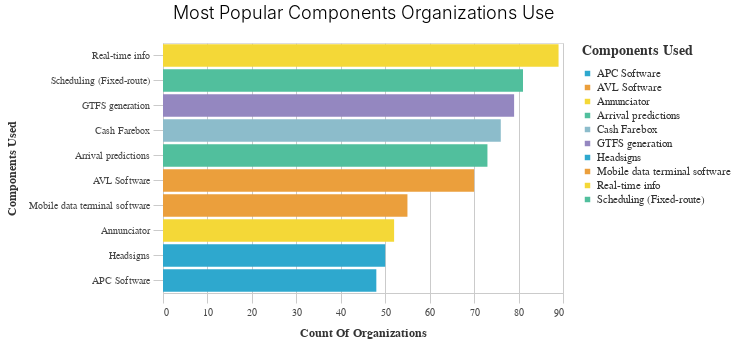

The notebook cell saved with this chart:
### Code cell
utils.basic_bar_chart(
    most_used_comps,
    "Count of Organizations",
    "Components Used",
    "Components Used",
    "Most Popular Components Organizations Use",
)

### Figure 1 — Vega-Lite specification as saved in the notebook (floating-point values rounded to 4 significant figures)
{"config": {"view": {"continuousWidth": 400, "continuousHeight": 300}, "axis": {"domainColor": "#cbcbcb", "grid": true, "gridColor": "#cbcbcb", "gridWidth": 1, "labelColor": "#474747", "labelFont": "Nunito Sans", "labelFontSize": 10, "labelPadding": 4, "tickColor": "#cbcbcb", "tickSize": 10, "titleColor": "#333", "titleFont": "Raleway", "titleFontSize": 12, "titlePadding": 10}, "axisBand": {"grid": false}, "background": "white", "font": "Raleway", "header": {"labelFont": "Nunito Sans", "titleFont": "Raleway"}, "legend": {"labelColor": "#333", "labelFont": "Nunito Sans", "labelFontSize": 11, "labelLimit": 0, "padding": 1, "symbolSize": 30, "symbolType": "square", "titleColor": "#333", "titleFont": "Raleway", "titleFontSize": 14, "titlePadding": 10}, "title": {"anchor": "middle", "font": "Raleway", "fontSize": 18, "fontWeight": 300, "offset": 20}}, "data": {"name": "data-b0930ad994af926a412cdfe47f883792"}, "mark": "bar", "encoding": {"color": {"field": "Components Used", "legend": {"title": "Components Used"}, "scale": {"range": ["#2EA8CE", "#EB9F3C", "#F4D837", "#51BF9D", "#8CBCCB", "#9487C0"]}, "type": "nominal"}, "x": {"field": "Count of Organizations", "title": "Count Of Organizations", "type": "quantitative"}, "y": {"field": "Components Used", "sort": "-x", "title": "Components Used", "type": "nominal"}}, "height": 250, "title": "Most Popular Components Organizations Use", "width": 400, "$schema": "https://vega.github.io/schema/vega-lite/v4.17.0.json", "datasets": {"data-b0930ad994af926a412cdfe47f883792": [{"Components Used": "Real-time info", "Count of Organizations": 89}, {"Components Used": "Scheduling (Fixed-route)", "Count of Organizations": 81}, {"Components Used": "GTFS generation", "Count of Organizations": 79}, {"Components Used": "Cash Farebox", "Count of Organizations": 76}, {"Components Used": "Arrival predictions", "Count of Organizations": 73}, {"Components Used": "AVL Software", "Count of Organizations": 70}, {"Components Used": "Mobile data terminal software", "Count of Organizations": 55}, {"Components Used": "Annunciator", "Count of Organizations": 52}, {"Components Used": "Headsigns", "Count of Organizations": 50}, {"Components Used": "APC Software", "Count of Organizations": 48}]}}
